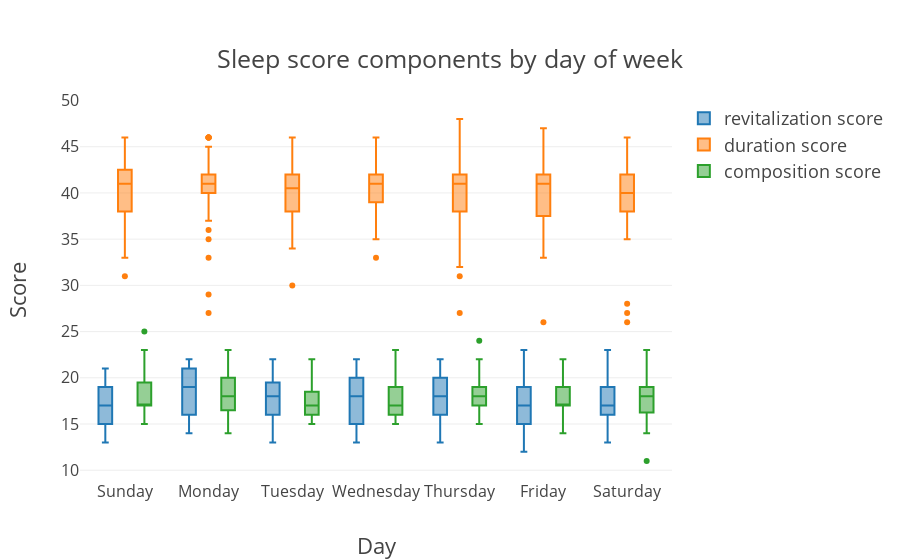

Notebook code for this chart:
### Markdown cell above
How about individual score components?

### Code cell
df_sleep_merged_melt["day_of_week"] = df_sleep_merged_melt.dateOfSleep.dt.day_name().astype("string")

fig = go.Figure(
    layout=go.Layout(
        title="Sleep score components by day of week"
    )
)

for variable_name in SET_SCORE_RAW:
    data = df_sleep_merged_melt[df_sleep_merged_melt["variable"] == variable_name]
    fig.add_box(x=data["day_of_week"], y=data["value"], name=" ".join(variable_name.split("_")[:2]))

fig.update_layout(
    title={"x": 0.5, "xanchor": "center", "yanchor": "top"},
    xaxis_title="Day",
    yaxis_title="Score",
    font={"size": 18},
    yaxis={"tickfont": {"size": 16}},
    xaxis={"tickfont": {"size": 16}},
    boxmode="group"
)

fig.show()

### Figure 1 — Plotly figure (JSON) as saved in the notebook; plotly's stock layout.template omitted (floating-point values rounded to 4 significant figures; data arrays with more than 128 entries replaced by an {"elided": "..."} marker saying what was removed)
{"data": [{"name": "revitalization score", "type": "box", "x": {"elided": "441 str values"}, "y": {"elided": "441 int values"}}, {"name": "duration score", "type": "box", "x": {"elided": "441 str values"}, "y": {"elided": "441 int values"}}, {"name": "composition score", "type": "box", "x": {"elided": "441 str values"}, "y": {"elided": "441 int values"}}], "layout": {"autosize": true, "boxmode": "group", "font": {"size": 18}, "title": {"text": "Sleep score components by day of week", "x": 0.5, "xanchor": "center", "yanchor": "top"}, "xaxis": {"autorange": true, "range": [-0.5341, 6.534], "tickfont": {"size": 16}, "title": {"text": "Day"}, "type": "category"}, "yaxis": {"autorange": true, "range": [8.944, 50.06], "tickfont": {"size": 16}, "title": {"text": "Score"}, "type": "linear"}}}
